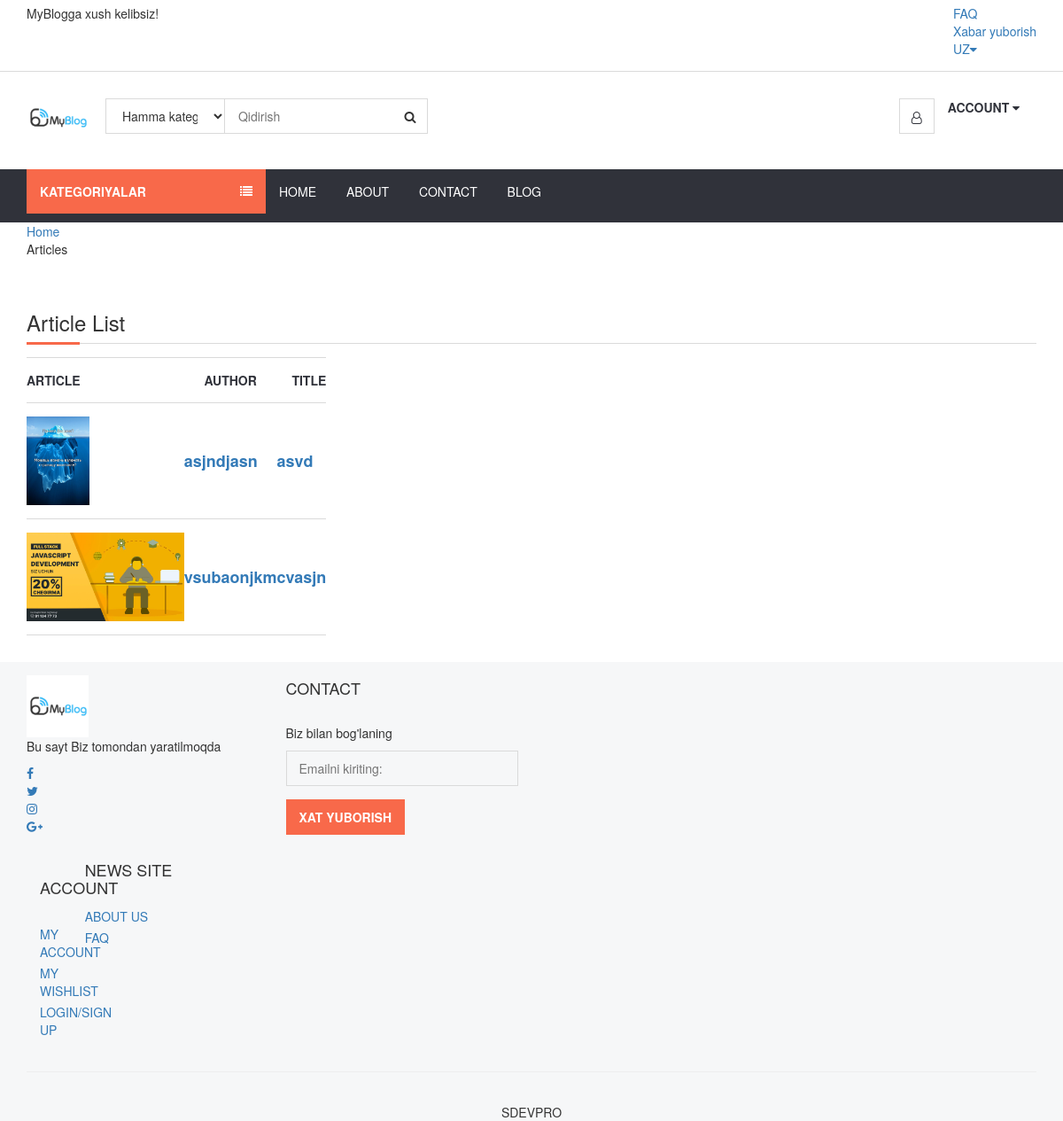
The app's page /category/3/ansjdas/, older data.
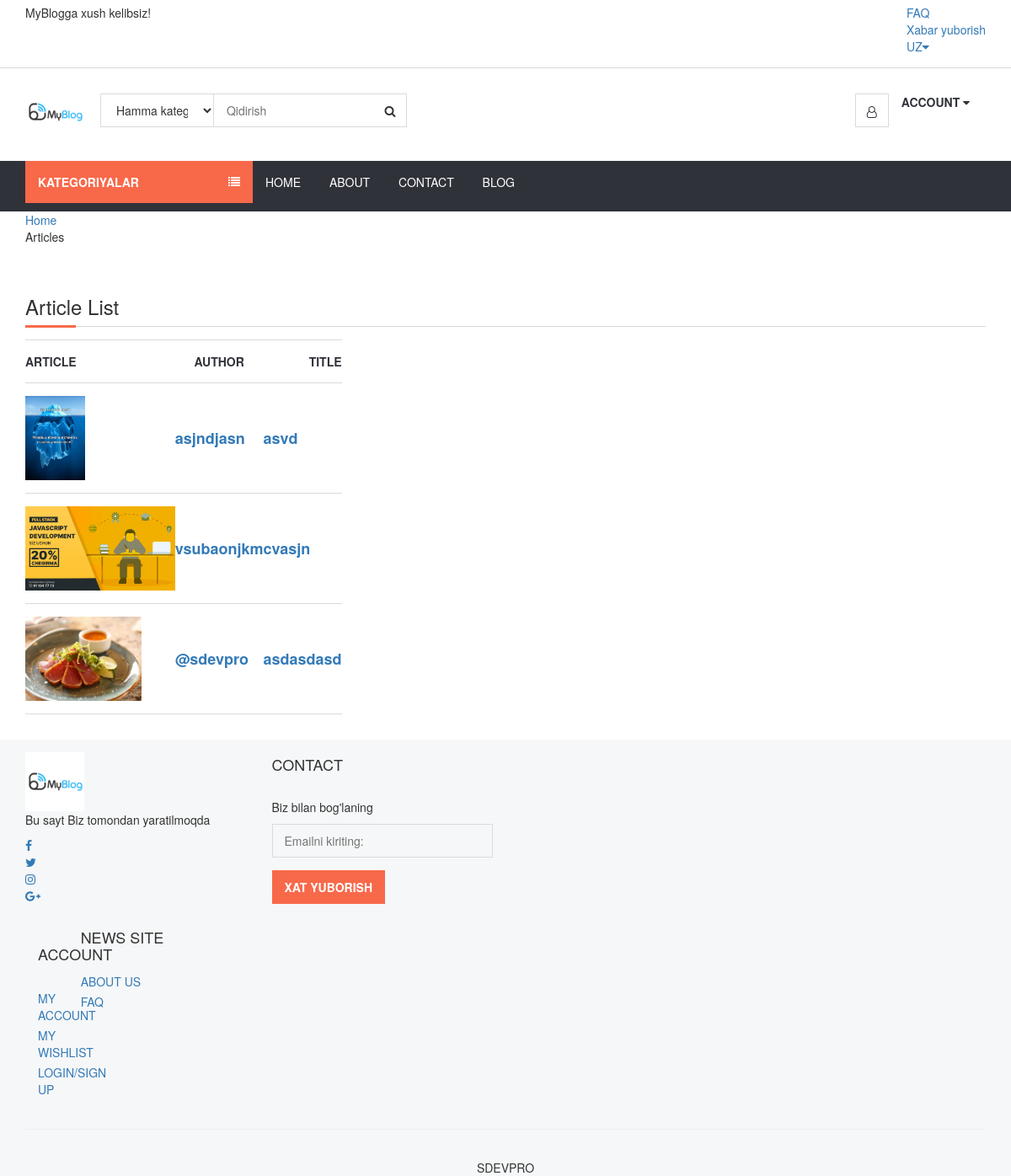
The same page, newer data.
### post/models.py (models this page shows, shortened)
class Article(models.Model):
    category = models.ForeignKey(Category, on_delete=models.CASCADE)
    title = models.CharField(max_length=255)
    keywords = models.CharField(max_length=255)
    description = models.CharField(max_length=255)
    author = models.CharField(max_length=255)
    image = models.ImageField(upload_to='images/', blank=True)
    detail = RichTextUploadingField()
    slug = models.SlugField()
    create_at = models.DateTimeField(auto_now_add=True)
    update_at = models.DateTimeField(auto_now=True)
    def image_tag(self):
        return mark_safe('<img src="{}" height="50"/>').format(self.image.url)
    image_tag.short_description = 'Image'

### home/views.py (the view)
# urls.py: path('category/<int:id>/<slug:slug>/', views.category_article, name='category_article'),
def category_article(request,id,slug):
    category = Category.objects.all()
    catdata = Category.objects.get(pk=id)
    post = Article.objects.filter(category_id=id)
    context = {
        'category':category,
        'catdata':catdata,
        'post':post,
    }
    return render(request,'catefory_article.html',context)

### home/templates/catefory_article.html (shortened to what this page needs)
{% extends 'homebase.html' %}
{% load static %}
{% block sidebar %}{% include 'sidebar.html' %}{% endblock %}
{% block body %}
    <div id="breadcrumbs">
        <div class="container">
            <ul class="breadcrumbs">
                <li><a href="/">Home</a></li>
                <li class="active">{{ category.title }}Articles</li>
            </ul>
        </div>
    </div>
    <div class="section">
        <div class="container">
            <div class="row">
                <div  class="col-md-12">
                    <div class="order-summary-clearfix">
                           <div class="section-title">
                               <h3>Article List</h3>
                           </div>
                        <table class="shopping-cart-table tabular">
                            <thead>
                                <tr>
                                    <th>
                                        Article
                                    </th>
                                    <th class="text-center">
                                        Author
                                    </th>
                                    <th class="text-right">
                                        Title
                                    </th>
                                </tr>
                            </thead>
                        <tbody>
                        {% for rs in post %}
                            <tr>
                            <td class="thumb"><a href="/post/{{ rs.id }}/{{ rs.slug }}/">
                                <img src="{{ rs.image.url }}" alt="" style="height: 100px">
                            </a></td>
                            <td class="details">
                                <a href="/post/{{ rs.id }}/{{ rs.slug }}/">{{ rs.author }}</a>
                            </td>
                            <td class="details">
                                <a href="/post/{{ rs.id }}/{{ rs.slug }}/">{{ rs.title }}</a>
                            </td>
                            </tr>
                        {% endfor %}
                        </tbody>
                        </table>
                    </div>
                </div>
            </div>
        </div>
    </div>
{% endblock %}
{% block footer %}{% include 'footer.html' %}{% endblock %}

Row changes from the older to the newer data that the page shows:
added Article: image (picture), author "@sdevpro", title "asdasdasd"
